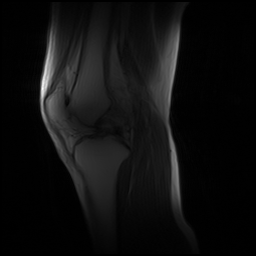
#> input picture 00005-dd5595a4.png, 256 x 256 px
$ python medianBlur_sobel.py   (older library calls are emulated)
#> lines starting #> are read from the running program, lines starting #| are printed output that depends on the picture
import cv2
import numpy as np
import matplotlib.pyplot as plt

# Шаг 1: Загрузка изображения в градациях серого
img = cv2.imread('00005-dd5595a4.png', 0)
#> img is the input picture: shape (256, 256); min 0, max 255, mean 15.1

# Шаг 2: Применение билатерального фильтра для удаления шума
denoised_img = cv2.medianBlur(img, 3)  # Используем ядро 3x3 для сглаживания

# Шаг 3: Применение CLAHE для выравнивания гистограммы
clahe = cv2.createCLAHE(clipLimit=2.0, tileGridSize=(8, 8))
equalized_img = clahe.apply(denoised_img)
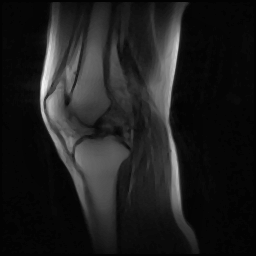
#> equalized_img: shape (256, 256); min 2, max 243, mean 29.9

# Шаг 4: Усиление краев с использованием оператора Собеля
sobel_x = cv2.Sobel(equalized_img, cv2.CV_64F, 1, 0, ksize=3)  # Условие по x
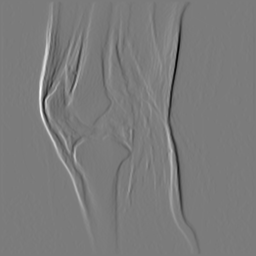
#> sobel_x: shape (256, 256) float64; min -689, max 732, mean 0; drawn with min black and max white
sobel_y = cv2.Sobel(equalized_img, cv2.CV_64F, 0, 1, ksize=3)  # Условие по y
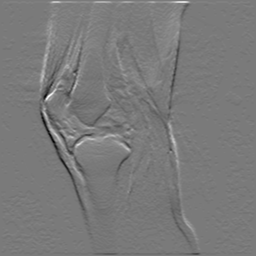
#> sobel_y: shape (256, 256) float64; min -243, max 263, mean 0; drawn with min black and max white
edges = cv2.magnitude(sobel_x, sobel_y)
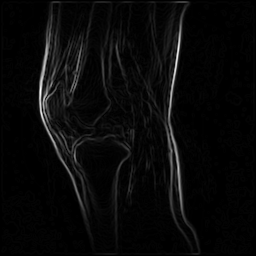
#> edges: shape (256, 256) float64; min 0, max 733.5, mean 26.7; drawn with min black and max white

# Преобразование обратно в 8-битное изображение
edges = cv2.convertScaleAbs(edges)
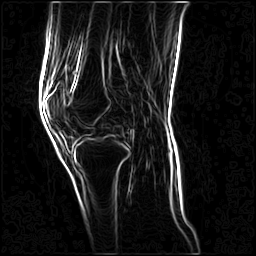
#> edges: shape (256, 256); min 0, max 255, mean 24.7

# Шаг 5: Отображение оригинального и сглаженного изображений
cv2.imshow('Original Image', img)
cv2.imshow('Denoised Image (Bilateral Filter)', denoised_img)
cv2.imshow('Equalized Image (CLAHE)', equalized_img)
cv2.imshow('Edges', edges)
cv2.waitKey(0)
cv2.destroyAllWindows()

# Шаг 6: Сохранение изображений
cv2.imwrite('./medianBlur_sobel/denoised_image.png', denoised_img)
cv2.imwrite('./medianBlur_sobel/equalized_image_clahe.png', equalized_img)
cv2.imwrite('./medianBlur_sobel/edges_image.png', edges)

$ run again, with 00002-dd559589.png copied over 00005-dd5595a4.png
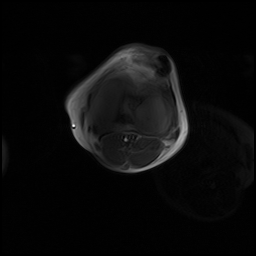
#> input picture 00002-dd559589.png, 256 x 256 px
#> img is the input picture: shape (256, 256); min 0, max 255, mean 10.6
#> `sobel_y = cv2.Sobel(equalized_img, cv2.CV_64F, 0, 1, ksize=3)`:
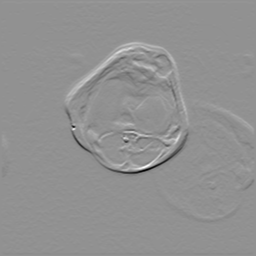
#> sobel_y: shape (256, 256) float64; min -589, max 443, mean 0; drawn with min black and max white
#> `edges = cv2.convertScaleAbs(edges)`:
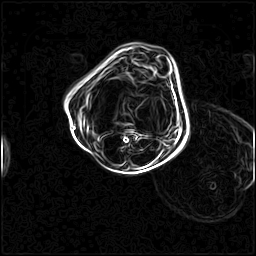
#> edges: shape (256, 256); min 0, max 255, mean 21.3
